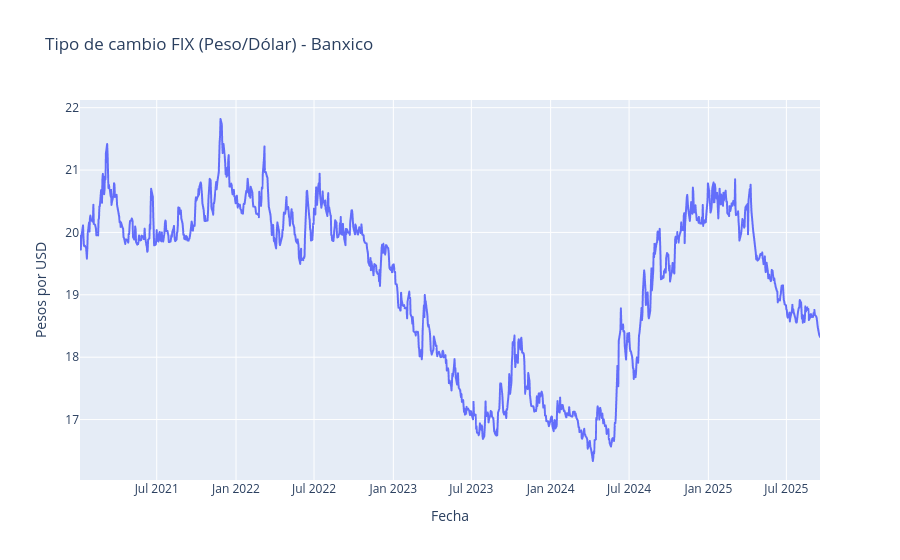

Notebook source saved alongside this figure:
### Markdown cell above
#### <a id='toc1_3_1_1_'></a>[✂️ Corte de 2021 - actualidad](#toc0_)

### Code cell
fecha_inicio = datetime(2021, 1, 1)
hoy = datetime.today()

dias = (hoy - fecha_inicio).days
print(f"Días entre 2021-01-01 y hoy: {dias}")

# Asegúrate de que el índice sea datetime
df_Ori.index = pd.to_datetime(df_Ori.index)

# Filtrar desde 2021-01-01 hasta hoy
fecha_inicio = "2021-01-01"
hoy = pd.Timestamp.today()

df_Ori = df_Ori.loc[fecha_inicio:hoy]

# Graficar con Plotly
fig = px.line(
    df_Ori,
    x=df_Ori.index,
    y="TipoCambio",
    title="Tipo de cambio FIX (Peso/Dólar) - Banxico",
    labels={"TipoCambio": "Pesos por USD"}
)

# Mostrar gráfico interactivo
fig.show()

### Figure 1 — Plotly figure (JSON) as saved in the notebook; plotly's stock layout.template omitted (floating-point values rounded to 4 significant figures; data arrays with more than 128 entries replaced by an {"elided": "..."} marker saying what was removed)
{"data": [{"hovertemplate": "Fecha=%{x}<br>Pesos por USD=%{y}<extra></extra>", "legendgroup": "", "line": {"color": "#636efa", "dash": "solid"}, "marker": {"symbol": "circle"}, "mode": "lines", "name": "", "showlegend": false, "type": "scattergl", "x": {"elided": "1186 str values"}, "xaxis": "x", "y": {"elided": "1186 float values"}, "yaxis": "y"}], "layout": {"legend": {"tracegroupgap": 0}, "title": {"text": "Tipo de cambio FIX (Peso/Dólar) - Banxico"}, "xaxis": {"anchor": "y", "domain": [0, 1], "title": {"text": "Fecha"}}, "yaxis": {"anchor": "x", "domain": [0, 1], "title": {"text": "Pesos por USD"}}}}
